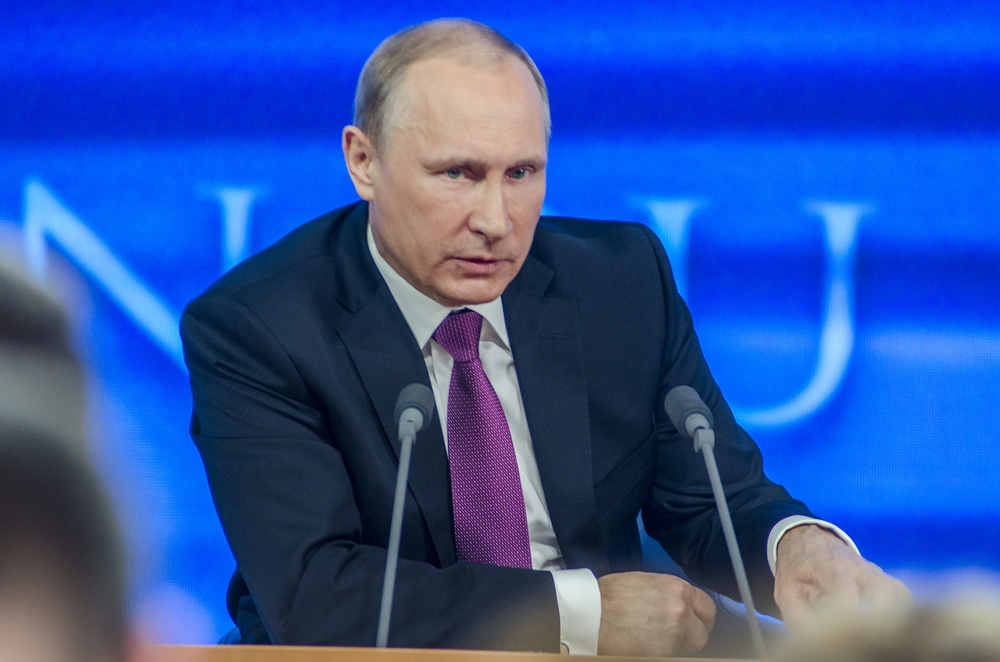
%> input picture source_images/putin-stock-free.jpg, 1000 x 662 px, shrunk from 1920 x 1272 before the run
$ octave slicing.m   (GNU Octave 9; MATLAB toolbox functions it lacks are replaced by stand-ins)
%> lines starting %> are read from the running program, lines starting %| are printed output that depends on the picture
clc;
close all;
clear all;

rgbi = imread('~/octave/sim2lab/source_images/putin-stock-free.jpg');
%> rgbi is the input picture: size 662x1000x3 uint8; mean R, G, B 45.3, 82.8, 165.6
gri = rgb2gray(rgbi);
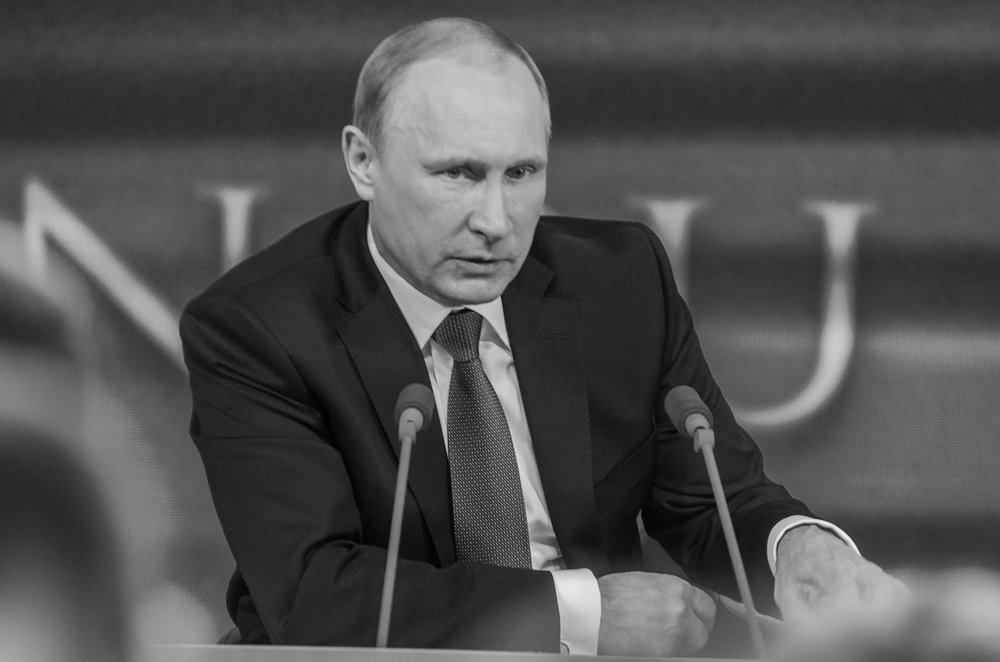
%> gri: size 662x1000 uint8; min 2, max 242, mean 81

[x_ y_] = size(gri);
%> x_ = 662; y_ = 1000
x_mid = floor(x_/2);
%> x_mid = 331
y_mid = floor(y_/2);
%> y_mid = 500

gri_crp_1by4 = gri([1:x_mid],[1:y_mid]);
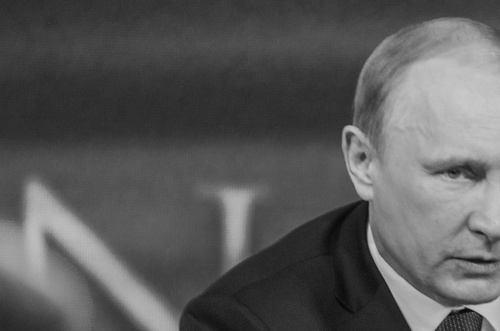
%> gri_crp_1by4: size 331x500 uint8; min 7, max 201, mean 90.1
gri_crp_2by4 = gri([1:x_mid],[y_mid:y_]);
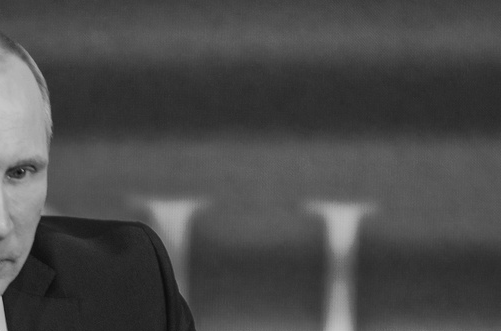
%> gri_crp_2by4: size 331x501 uint8; min 12, max 199, mean 74.4
gri_crp_3by4 = gri([x_mid:x_],[1:y_mid]);
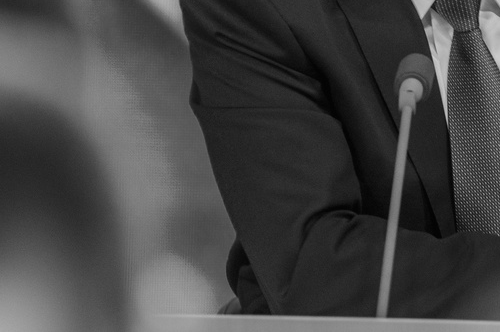
%> gri_crp_3by4: size 332x500 uint8; min 2, max 208, mean 68.6
gri_crp_4by4 = gri([x_mid:x_],[y_mid:y_]);
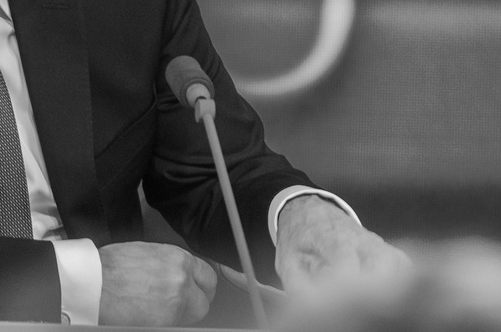
%> gri_crp_4by4: size 332x501 uint8; min 3, max 242, mean 91.1

hold on %%uncomment in octave


subplot(2,2,1);
imshow(gri_crp_1by4);

subplot(2,2,2);
imshow(gri_crp_2by4);

subplot(2,2,3);
imshow(gri_crp_3by4);

subplot(2,2,4);
imshow(gri_crp_4by4);

S  = axes( 'visible', 'off', 'title', 'Image Slicing' );%%uncomment in octave
hold off;                                                         %%uncomment in octave

% sgtitle('Image Slicing');                                           %%make it a comment in octave

saveas(1,"~/octave/sim2lab/result_images/slicing_result.png");

$ run again, with source_images/1595px-Volodymyr_Zelensky_Official_portrait.jpg copied over source_images/putin-stock-free.jpg
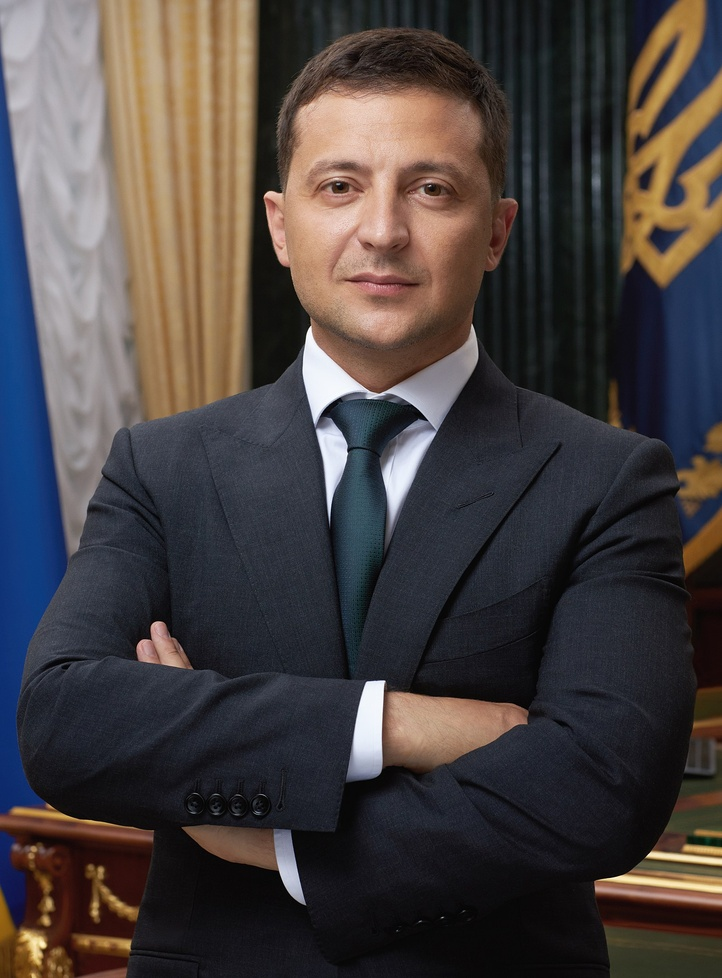
%> input picture source_images/1595px-Volodymyr_Zelensky_Official_portrait.jpg, 722 x 978 px, shrunk from 1595 x 2160 before the run
%> rgbi is the input picture: size 978x722x3 uint8; mean R, G, B 71.9, 65.5, 64.8
%> `gri_crp_2by4 = gri([1:x_mid],[y_mid:y_]);`:
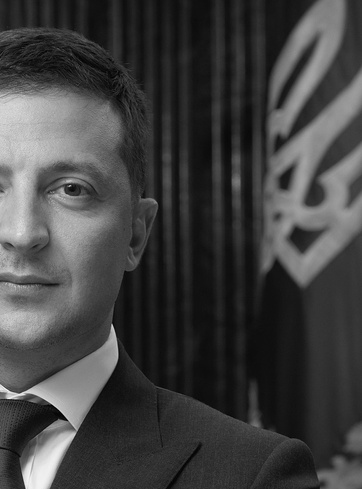
%> gri_crp_2by4: size 489x362 uint8; min 1, max 246, mean 65.1
%> `gri_crp_4by4 = gri([x_mid:x_],[y_mid:y_]);`:
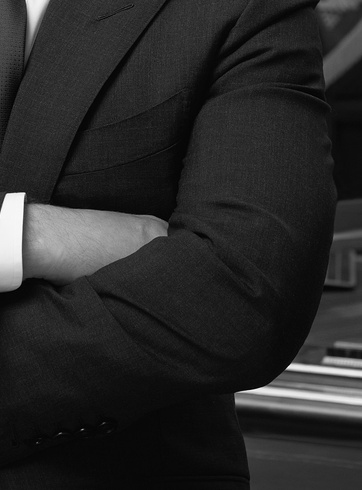
%> gri_crp_4by4: size 490x362 uint8; min 0, max 255, mean 41

$ run again, with source_images/a_bird0.jpg copied over source_images/putin-stock-free.jpg
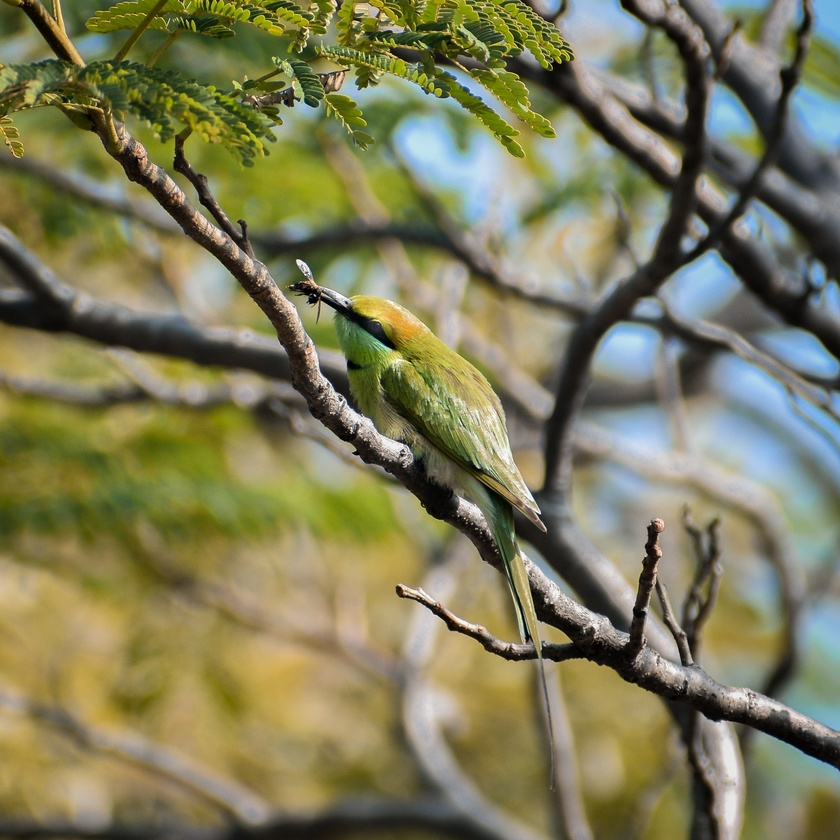
%> input picture source_images/a_bird0.jpg, 840 x 840 px, shrunk from 2423 x 2423 before the run
%> rgbi is the input picture: size 840x840x3 uint8; mean R, G, B 126.2, 124.3, 90.2
%> `gri_crp_3by4 = gri([x_mid:x_],[1:y_mid]);`:
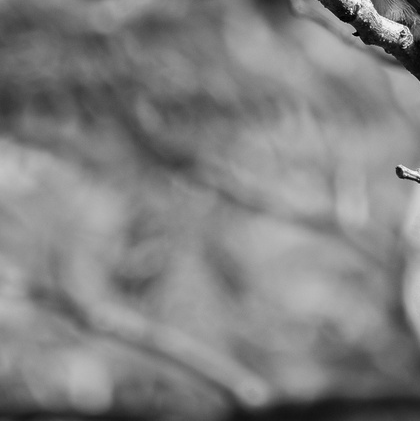
%> gri_crp_3by4: size 421x420 uint8; min 0, max 250, mean 128.8
%> `gri_crp_4by4 = gri([x_mid:x_],[y_mid:y_]);`:
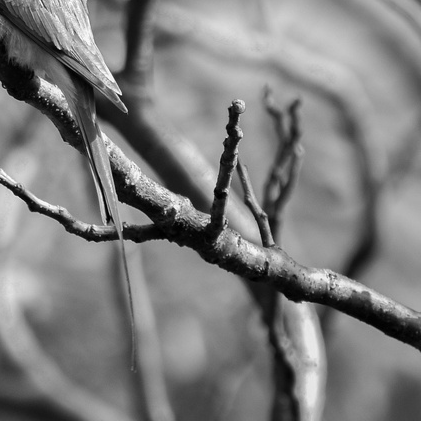
%> gri_crp_4by4: size 421x421 uint8; min 0, max 254, mean 125.8

$ run again, with source_images/market-spices-stock-free.jpg copied over source_images/putin-stock-free.jpg
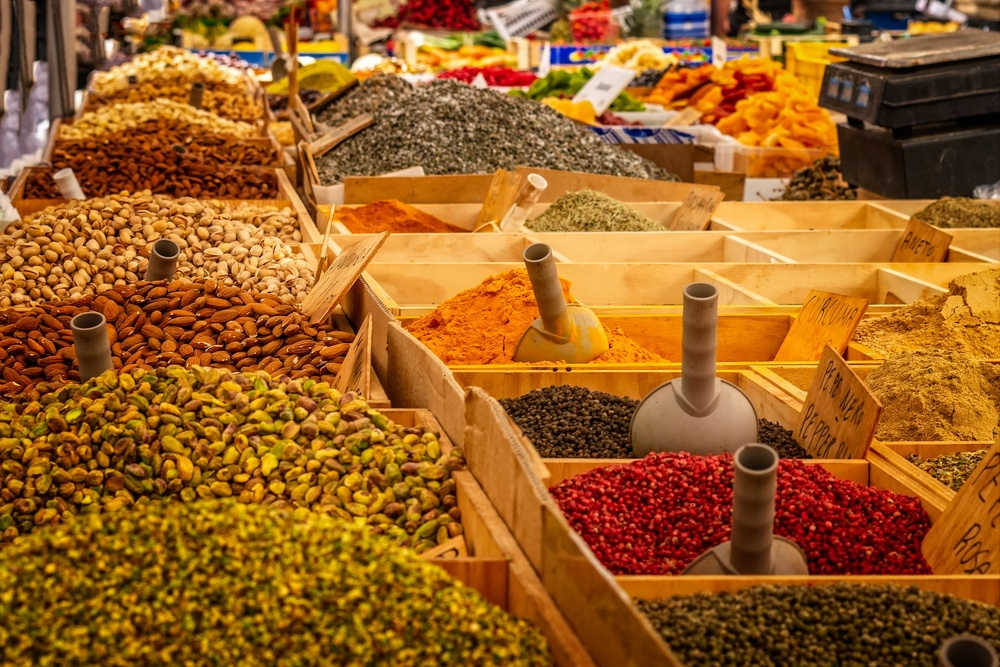
%> input picture source_images/market-spices-stock-free.jpg, 1000 x 667 px, shrunk from 1920 x 1280 before the run
%> rgbi is the input picture: size 667x1000x3 uint8; mean R, G, B 155.8, 95.7, 33.5
%> `gri_crp_3by4 = gri([x_mid:x_],[1:y_mid]);`:
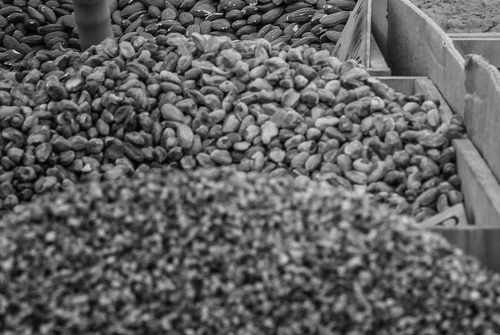
%> gri_crp_3by4: size 335x500 uint8; min 0, max 229, mean 96.6
%> `gri_crp_4by4 = gri([x_mid:x_],[y_mid:y_]);`:
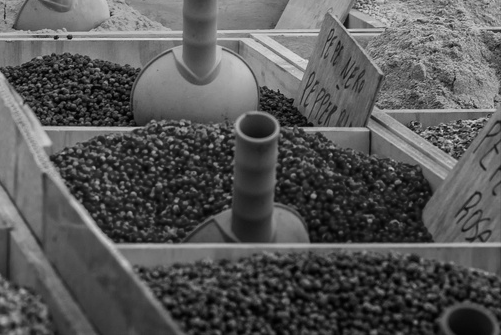
%> gri_crp_4by4: size 335x501 uint8; min 0, max 226, mean 87.4
